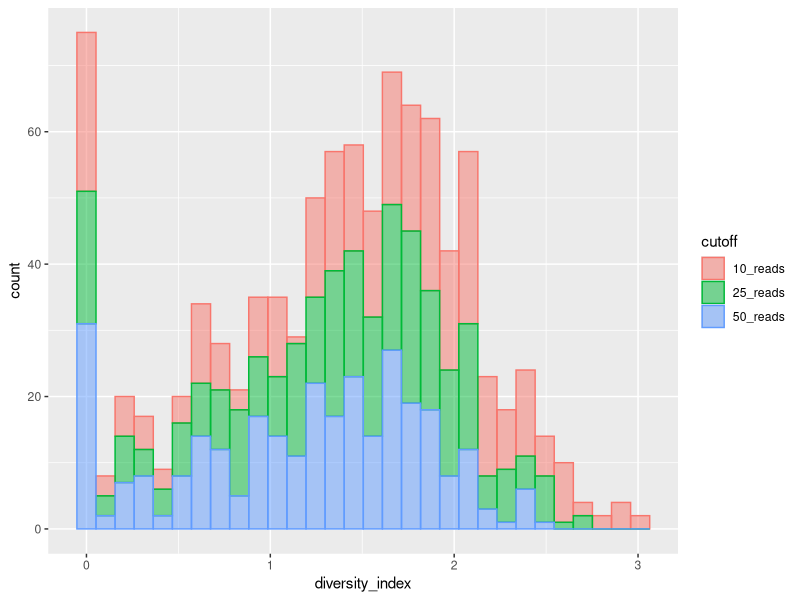
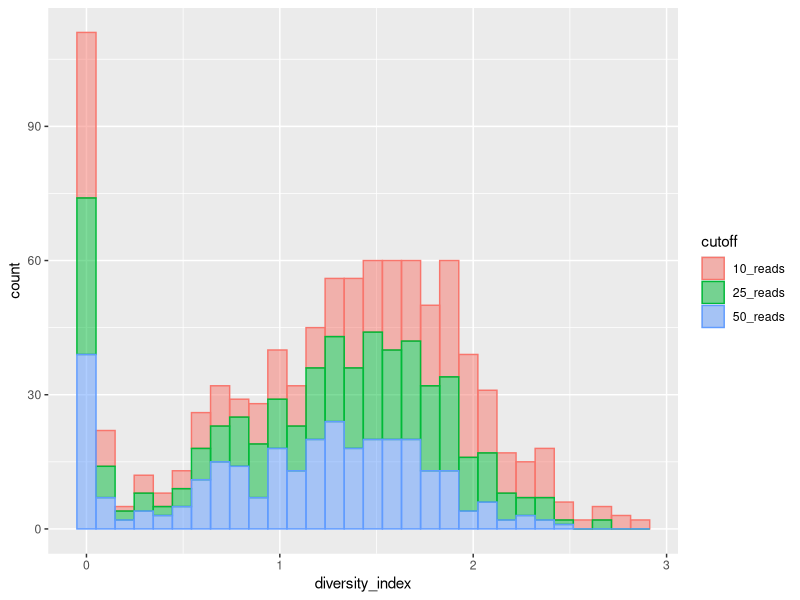
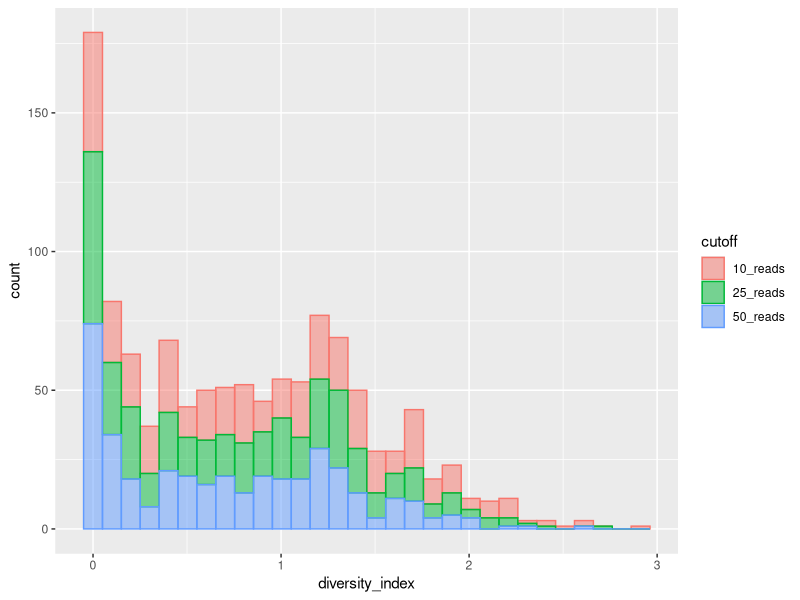
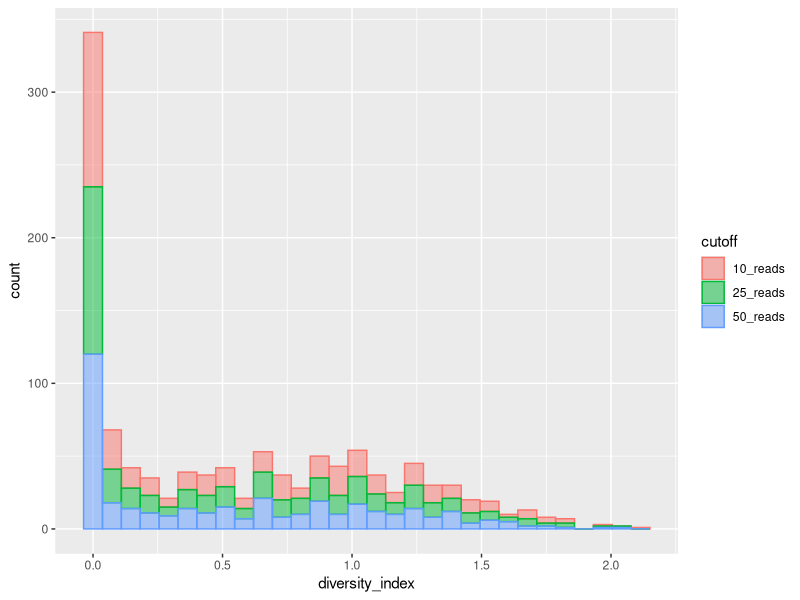

The R source for these figures, in order: (Note: this script raises an error after producing the figures.)
## ---- chunk 1
library(tidyverse)
install.packages("reshape2") 
install.packages("reshape")
library(reshape)
library(reshape2)
## ---- chunk 2
diversity_species_trnL <- read_csv("../outputs/diversity_by_species_trnL_long.csv")

diversity_genus_trnL <- read_csv("../outputs/diversity_by_genus_trnL_long.csv")

diversity_species_ITS2 <- read_csv("../outputs/diversity_by_species_ITS2_long.csv")

diversity_genus_ITS2<- read_csv("../outputs/diversity_by_genus_ITS2_long.csv")
## ---- chunk 3
sum_diversity_species_trnL <- diversity_species_trnL %>% 
  group_by(cutoff) %>% 
  summarise(mean_diversity = mean(diversity_index, na.rm = TRUE),
            sd_diversity = sd(diversity_index, na.rm = TRUE))

## ---- chunk 4
ggplot(data = diversity_species_trnL, aes(x = diversity_index, color = cutoff, fill = cutoff)) +
  geom_histogram(alpha = 0.5)

## ---- chunk 5
#what is the best to run??
diversity_anova_species_trnL <- aov(diversity_index ~ cutoff, data = diversity_species_trnL)
summary(diversity_anova_species_trnL)
TukeyHSD(diversity_anova_species_trnL)
## ---- chunk 6
sum_diversity_genus_trnL <- diversity_genus_trnL %>% 
  group_by(cutoff) %>% 
  summarise(mean_diversity = mean(diversity_index, na.rm = TRUE),
            sd_diversity = sd(diversity_index, na.rm = TRUE))

## ---- chunk 7
ggplot(data = diversity_genus_trnL, aes(x = diversity_index, color = cutoff, fill = cutoff)) +
  geom_histogram(alpha = 0.5)

## ---- chunk 8
#what is the best to run??
diversity_anova_genus_trnL <- aov(diversity_index ~ cutoff, data = diversity_genus_trnL)
summary(diversity_anova_genus_trnL)
TukeyHSD(diversity_anova_genus_trnL)
## ---- chunk 9
sum_diversity_species_ITS2 <- diversity_species_ITS2 %>% 
  group_by(cutoff) %>% 
  summarise(mean_diversity = mean(diversity_index, na.rm = TRUE),
            sd_diversity = sd(diversity_index, na.rm = TRUE))

## ---- chunk 10
ggplot(data = diversity_species_ITS2, aes(x = diversity_index, color = cutoff, fill = cutoff)) +
  geom_histogram(alpha = 0.5)

## ---- chunk 11
#what is the best to run??
diversity_anova_species_ITS2 <- aov(diversity_index ~ cutoff, data = diversity_species_ITS2)
summary(diversity_anova_species_ITS2)
TukeyHSD(diversity_anova_species_ITS2)
## ---- chunk 12
sum_diversity_genus_ITS2 <- diversity_genus_ITS2 %>% 
  group_by(cutoff) %>% 
  summarise(mean_diversity = mean(diversity_index, na.rm = TRUE),
            sd_diversity = sd(diversity_index, na.rm = TRUE))

## ---- chunk 13
ggplot(data = diversity_genus_ITS2, aes(x = diversity_index, color = cutoff, fill = cutoff)) +
  geom_histogram(alpha = 0.5)

## ---- chunk 14
#what is the best to run??
diversity_anova_genus_ITS2 <- aov(diversity_index ~ cutoff, data = diversity_genus_ITS2)
summary(diversity_anova_genus_ITS2)
TukeyHSD(diversity_anova_genus_ITS2)
## ---- chunk 15
#help
diversity_genus_ITS2 <- diversity_genus_ITS2 %>% 
  mutate(type = "genus")

diversity_species_ITS2 <- diversity_species_ITS2 %>% 
  mutate(type = "species")

diversity_genus_trnL <- diversity_genus_trnL %>% 
  mutate(type = "genus",
         primer = "trnL")

diversity_species_trnL <- diversity_species_trnL %>% 
  mutate(type = "species",
         primer = "trnL")

## ---- chunk 16
# help
diversity_ITS2 <- diversity_species_ITS2 %>% 
  left_join(diversity_genus_ITS2, by = "SampleID") %>% 


diversity_ITS2_2 <- melt(diversity_ITS2,
                       id.vars = c("SampleID", "primer.y"),
                       variable.name = "type",
                       value.name = "diversity_index")
## ---- chunk 17

## ---- chunk 18
